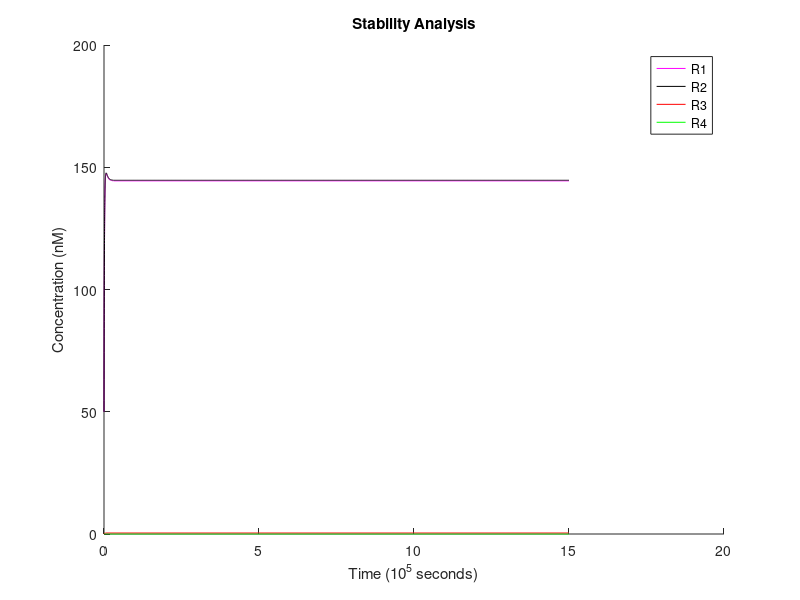
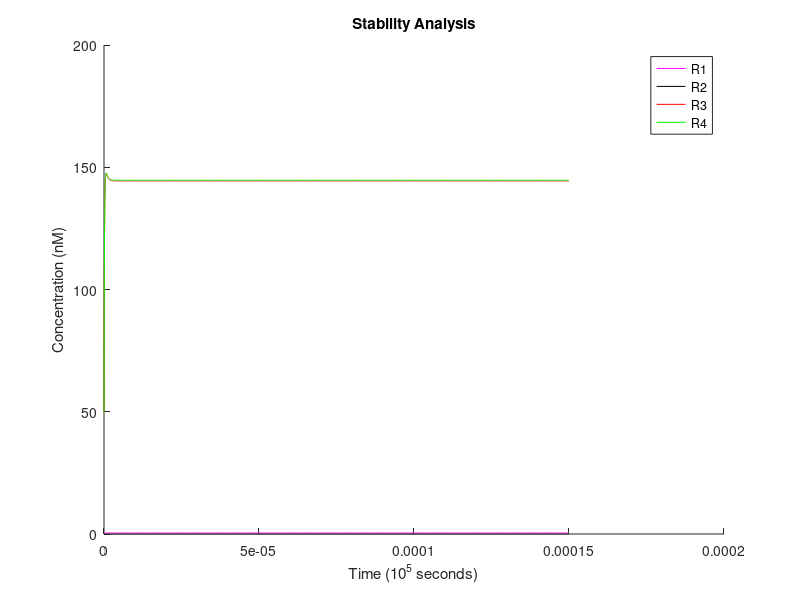
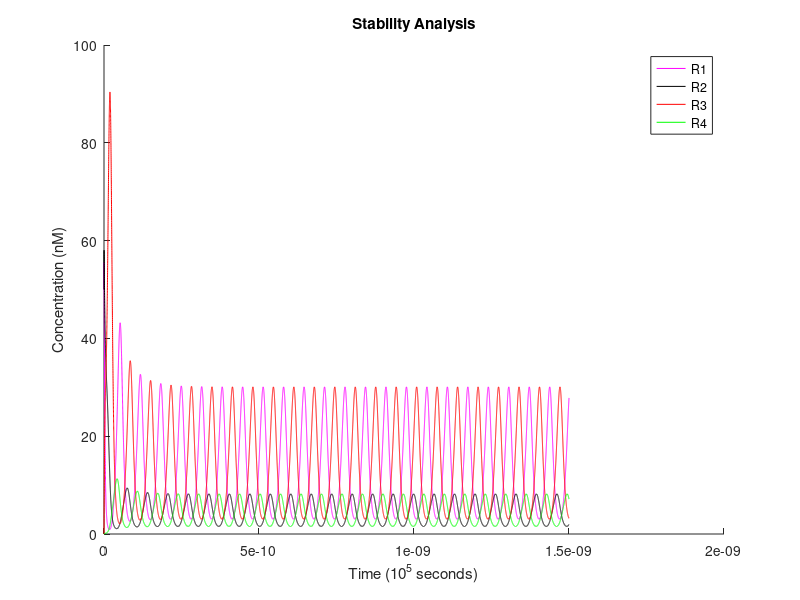
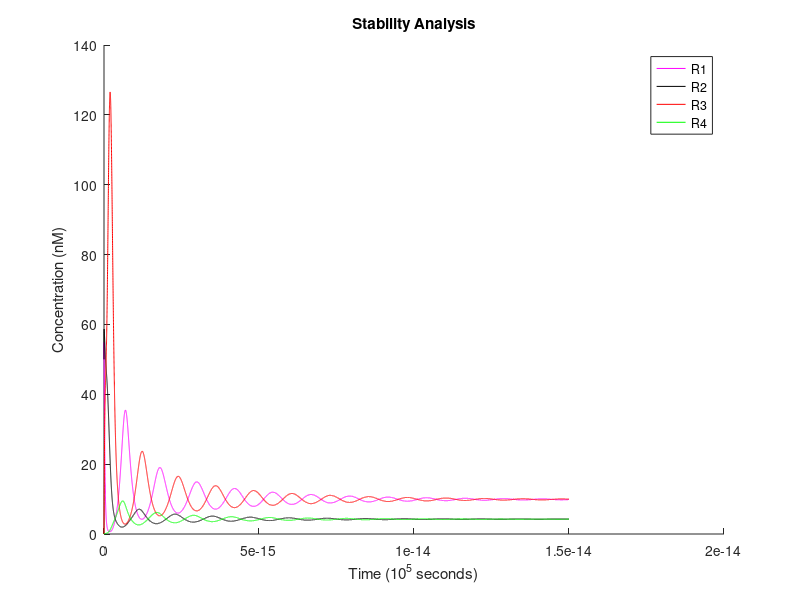

The MATLAB source for these figures, in order:
% ============================== OCTAVE SETUP ==================================
    clear;
    format long;


% ========================== MODEL REACTION RATES ==============================

    Kt = 6e-4;     % translation rate (1/s)
    Kd_m = 2.5e-3; % mRNA degradation rate (1/s)
    Kd_p = 4e-4;   % protein degradation rate (1/s)
    N = 1.3;       % Hill coefficient (scalar)
    Ka = 2e-8;     % Hill activation constant (M)
    Kr = 6e-10;    % Hill repression constant (M)
    Kb = 4e-10;    % maximum/unrepressed transcription rate (M/s)


% ============================ INPUT PARAMETERS ================================

    % time settings
    dt = 60;                     % 1 minute timesteps
    simulation = 0 : dt : 1.5e6; % simulation length control

    % reaction initial conditions for each run
    SI =   1e-9 * [0.1, 0.1, 5 , 7.5, 10, 10]; % constant input
    SR12 = 1e-9 * [50 , 0  , 50, 50 , 50, 0 ];
    SR34 = 1e-9 * [0  , 50 , 0 , 0  , 0 , 50];


% ================================ MULTISIM ====================================

    % precomputed invariants
    alpha = Kt * Kb / Kd_m;
    Kan = Ka ^ N;
    Krn = Kr ^ N;

    % abstractions for activation & repression Hill-function
    % these consider K^n is being passed in already precomputed
    function y = Ha(X, n, Kn)
        Xn = X^n;
        y = Xn / (Kn + Xn);
    endfunction
    function y = Hr(X, n, Kn)
        y = 1 / (1 + (X^n / Kn));
    endfunction


    % for each set of parameters, make a simulation run and print results
    for s = 1 : length(SI)

        % preallocate arrays to store concentrations over time
        Is = zeros(1, length(simulation));
        R1s = zeros(1, length(simulation));
        R2s = zeros(1, length(simulation));
        R3s = zeros(1, length(simulation));
        R4s = zeros(1, length(simulation));

        % initial state concentrations (M)
        Is(:) = SI(s); % constant input vector
        R1 = R2 = SR12(s);
        R3 = R4 = SR34(s);


        % actual simulation
        for t = 1 : length(simulation)

            % store current state
            R1s(t) = R1;
            R2s(t) = R2;
            R3s(t) = R3;
            R4s(t) = R4;

            % common subexpression optimization (used below)
            HaI = Ha(Is(t), N, Kan);
            HrR1 = Hr(R1, N, Krn);
            HrR2 = Hr(R2, N, Krn);
            HrR3 = Hr(R3, N, Krn);
            HrR4 = Hr(R4, N, Krn);

            % compute variation
            dR1dt = alpha * (HaI*HrR2 + HrR3) - Kd_p*R1;
            dR2dt = alpha * HrR4 * (HaI + HrR3) - Kd_p*R2;
            dR3dt = alpha * (HaI*HrR4 + HrR1) - Kd_p*R3;
            dR4dt = alpha * HrR2 * (HaI + HrR1) - Kd_p*R4;

            % apply state changes
            R1 += dR1dt * dt;
            R2 += dR2dt * dt;
            R3 += dR3dt * dt;
            R4 += dR4dt * dt;

        endfor


        figure; % plot each graphic in its separate window
        hold on;

        % scale data for easier visualization
        timescale = 1e5;
        quantscale = 1e-9;
        simulation /= timescale;
        Is  /= quantscale;
        R1s /= quantscale;
        R2s /= quantscale;
        R3s /= quantscale;
        R4s /= quantscale;

        % model suplot
        plot(simulation,R1s,'-m;R1;', simulation,R2s,'-k;R2;', simulation,R3s,'-r;R3;', simulation,R4s,'-g;R4;');
        xlabel("Time (10^5 seconds)");
        ylabel("Concentration (nM)");
        title("Stability Analysis");

        hold off;

    endfor
    a = input("\nPress enter to exit ");
